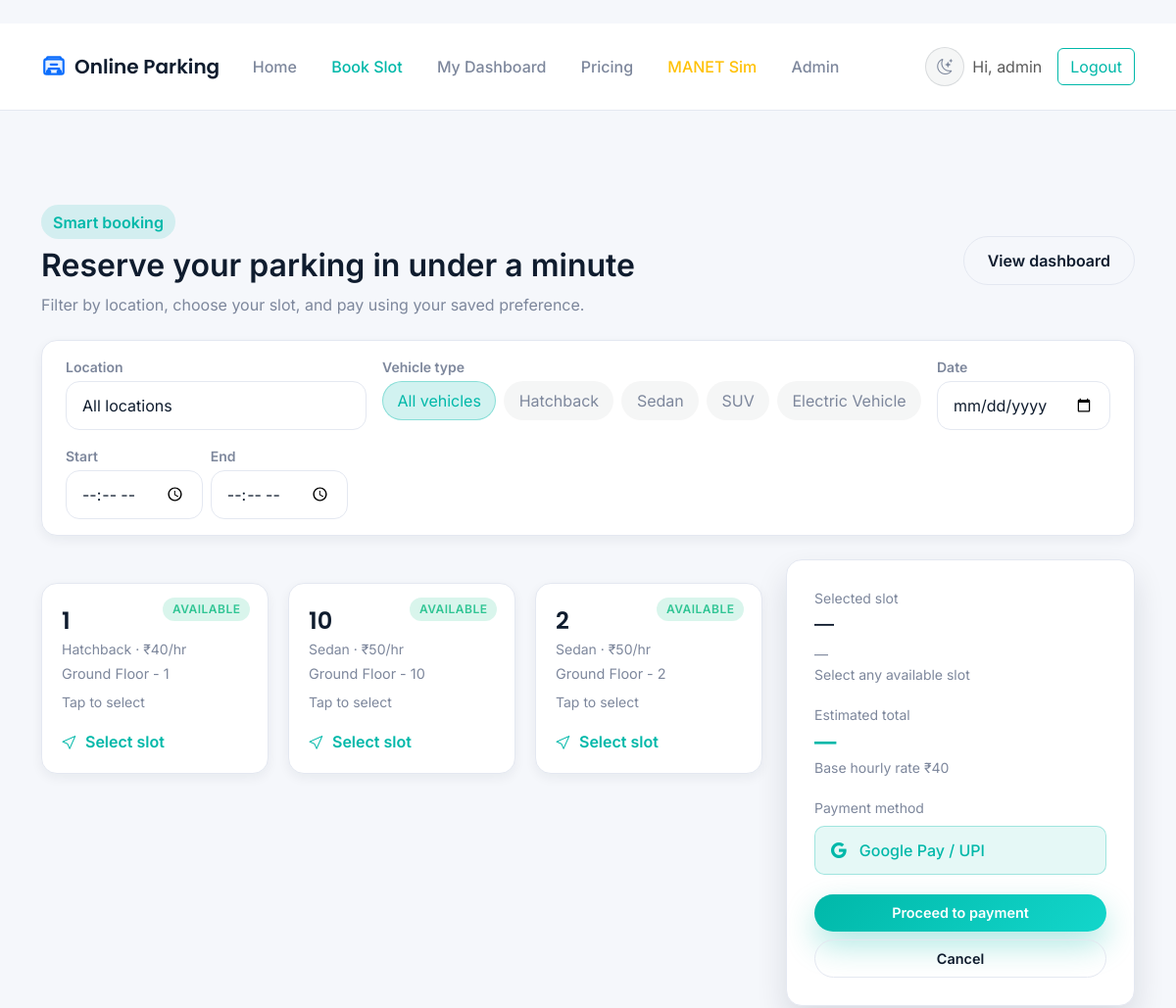
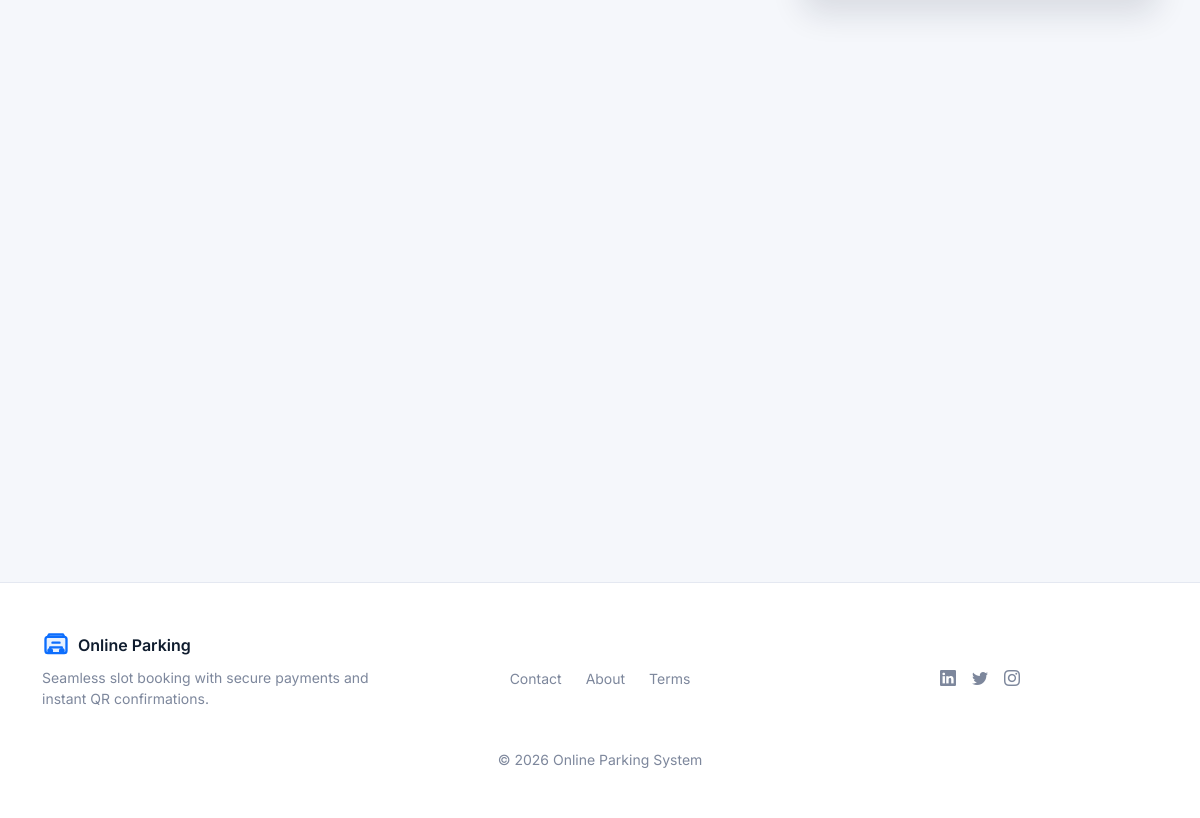
The page /bookings/book/ (signed in) on the database its author committed (2 pictures, top to bottom).
### accounts/models.py (models this page shows, shortened)
class User(AbstractUser):
    PHONE_MAX_LENGTH = 20
    PAYMENT_METHOD_GPAY = 'gpay'
    PAYMENT_CHOICES = [
        (PAYMENT_METHOD_GPAY, 'Google Pay / UPI'),
    ]
    phone = models.CharField(max_length=PHONE_MAX_LENGTH, blank=True)
    preferred_payment_method = models.CharField(
        max_length=20,
        blank=True,
        choices=PAYMENT_CHOICES,
        default=PAYMENT_METHOD_GPAY,
    )

### bookings/models.py (models this page shows, shortened)
class ParkingSlot(models.Model):
    STATUS_AVAILABLE = 'AVAILABLE'
    STATUS_BOOKED = 'BOOKED'
    STATUS_CHOICES = [
        (STATUS_AVAILABLE, 'Available'),
        (STATUS_BOOKED, 'Booked'),
    ]
    VEHICLE_HATCHBACK = 'HATCHBACK'
    VEHICLE_SEDAN = 'SEDAN'
    VEHICLE_SUV = 'SUV'
    VEHICLE_EV = 'EV'
    VEHICLE_CHOICES = [
        (VEHICLE_HATCHBACK, 'Hatchback'),
        (VEHICLE_SEDAN, 'Sedan'),
        (VEHICLE_SUV, 'SUV'),
        (VEHICLE_EV, 'Electric Vehicle'),
    ]
    slot_number = models.CharField(max_length=10, unique=True)
    location = models.CharField(max_length=100)
    vehicle_type = models.CharField(max_length=12, choices=VEHICLE_CHOICES, default=VEHICLE_SEDAN)
    status = models.CharField(max_length=10, choices=STATUS_CHOICES, default=STATUS_AVAILABLE)
    def __str__(self):
        return f"Slot {self.slot_number} - {self.location}"

class PricingTier(models.Model):
    vehicle_type = models.CharField(max_length=12, choices=ParkingSlot.VEHICLE_CHOICES, unique=True)
    hourly_rate = models.DecimalField(max_digits=7, decimal_places=2)
    description = models.CharField(max_length=120, blank=True)
    class Meta:
        ordering = ['vehicle_type']

### bookings/views.py (the view)
# urls.py: path('book/', views.book_slot, name='book_slot'),
@login_required
def book_slot(request):
    slots, tiles, locations, vehicle_choices = _slot_tile_context()
    form = BookingForm(request.POST or None)
    form.fields['slot'].queryset = ParkingSlot.objects.order_by('slot_number')
    selected_slot_id = None
    if request.method == 'POST':
        if form.is_valid():
            slot = form.cleaned_data['slot']
            date = form.cleaned_data['date']
            start_time = form.cleaned_data['start_time']
            end_time = form.cleaned_data['end_time']
            overlap_exists = Booking.objects.filter(
                slot=slot, date=date, payment_status=Booking.PAYMENT_PAID
            ).filter(start_time__lt=end_time, end_time__gt=start_time).exists()
            if overlap_exists:
                messages.error(request, 'Selected slot/time is not available.')
            else:
                hourly_rate = _get_hourly_rate(slot.vehicle_type)
                amount = _calculate_amount(start_time, end_time, hourly_rate)
                booking = Booking.objects.create(
                    user=request.user,
                    slot=slot,
                    vehicle_type=slot.vehicle_type,
                    date=date,
                    start_time=start_time,
                    end_time=end_time,
                    amount=amount,
                    payment_status=Booking.PAYMENT_PENDING,
                )
                return redirect('bookings:checkout', booking_id=booking.id)
        selected_slot_id = request.POST.get('slot')
    else:
        pass
    default_rate = vehicle_choices[0]['rate'] if vehicle_choices else _get_hourly_rate(ParkingSlot.VEHICLE_SEDAN)
    if selected_slot_id:
        selected_slot_id = str(selected_slot_id)
    selected_vehicle = 'all'
    if selected_slot_id:
        selected_slot_id = str(selected_slot_id)
        selected_slot = next((t['slot'] for t in tiles if str(t['id']) == selected_slot_id), None)
        if selected_slot:
            selected_vehicle = selected_slot.vehicle_type
    context = {
        'form': form,
        'slot_tiles': tiles,
        'locations': locations,
        'vehicle_choices': vehicle_choices,
        'selected_slot_id': selected_slot_id,
        'default_rate': default_rate,
        'preferred_payment_method': User.PAYMENT_METHOD_GPAY,
        'selected_vehicle': selected_vehicle,
    }
    return render(request, 'bookings/booking_form.html', context)

### bookings/forms.py (shortened to what this page needs)
class BookingForm(forms.ModelForm):
    date = forms.DateField(widget=forms.DateInput(attrs={'type': 'date', 'class': 'form-control'}))
    start_time = forms.TimeField(widget=forms.TimeInput(attrs={'type': 'time', 'class': 'form-control'}))
    end_time = forms.TimeField(widget=forms.TimeInput(attrs={'type': 'time', 'class': 'form-control'}))
    class Meta:
        model = Booking
        fields = ('slot', 'date', 'start_time', 'end_time')
        widgets = {
            'slot': forms.Select(attrs={'class': 'form-select'}),
        }

### bookings/views.py (called while the page is built)
def _current_availability_map():
    now = timezone.localtime()
    current_time = now.time()
    today = now.date()
    availability = {}
    for slot in ParkingSlot.objects.all().order_by('slot_number'):
        active = Booking.objects.filter(
            slot=slot,
            date=today,
            start_time__lte=current_time,
            end_time__gt=current_time,
            payment_status=Booking.PAYMENT_PAID,
        ).exists()
        availability[slot.id] = not active
    return availability

### templates/bookings/booking_form.html (shortened to what this page needs)
﻿{% extends 'base.html' %}
{% block content %}
<section class="viewport-pad">
  <div class="container">
    <div class="d-flex flex-column flex-md-row justify-content-between align-items-md-center gap-3 mb-4">
      <div>
        <span class="badge-soft">Smart booking</span>
        <h2 class="fw-semibold mt-2">Reserve your parking in under a minute</h2>
        <p class="muted mb-0">Filter by location, choose your slot, and pay using your saved preference.</p>
      </div>
      <a href="/bookings/dashboard/" class="btn btn-ghost">View dashboard</a>
    </div>
    <form method="post" id="bookingForm" data-default-rate="{{ default_rate|floatformat:"2" }}" novalidate>
      <div class="filter-bar mb-4">
        <div class="flex-grow-1">
          <label class="form-label small mb-1" for="locationFilter">Location</label>
          <select id="locationFilter" class="form-select">
            <option value="all">All locations</option>
          </select>
        </div>
        <div>
          <label class="form-label small mb-1" for="vehicleFilter">Vehicle type</label>
          <div class="d-flex flex-wrap gap-2" id="vehicleFilter" data-selected-vehicle="{{ selected_vehicle }}">
            <span class="chip{% if selected_vehicle == 'all' %} is-active{% endif %}" data-vehicle="all" role="button" tabindex="0" aria-pressed="{% if selected_vehicle == 'all' %}true{% else %}false{% endif %}">All vehicles</span>
            {% for option in vehicle_choices %}
              <span class="chip{% if option.value == selected_vehicle %} is-active{% endif %}" data-vehicle="{{ option.value }}" role="button" tabindex="0" aria-pressed="{% if option.value == selected_vehicle %}true{% else %}false{% endif %}">{{ option.label }}</span>
            {% endfor %}
          </div>
        </div>
        <div>
          <label class="form-label small mb-1" for="id_date">Date</label>
          {{ form.date }}
        </div>
        <div class="d-flex align-items-end gap-2">
          <div>
            <label class="form-label small mb-1" for="id_start_time">Start</label>
            {{ form.start_time }}
          </div>
          <div>
            <label class="form-label small mb-1" for="id_end_time">End</label>
            {{ form.end_time }}
          </div>
        </div>
      </div>
      <div class="row g-4">
        <div class="col-lg-8 order-2 order-lg-1">
          <div class="slot-grid" data-slot-grid>
            {% for tile in slot_tiles %}
              <div
                class="slot-tile{% if selected_slot_id and tile.id == selected_slot_id %} is-selected{% endif %}"
                data-slot-id="{{ tile.id }}"
                data-slot-label="{{ tile.code }}"
                data-location="{{ tile.location }}"
                data-vehicle="{{ tile.vehicle }}"
                data-vehicle-label="{{ tile.vehicle_label }}"
                data-rate="{{ tile.rate|floatformat:"2" }}"
                data-status="{% if tile.available %}available{% else %}booked{% endif %}"
                data-label="{% if tile.available %}Available{% else %}Booked{% endif %}"
                role="button"
                tabindex="0"
                aria-pressed="{% if selected_slot_id and tile.id == selected_slot_id %}true{% else %}false{% endif %}"
                aria-disabled="{% if tile.available %}false{% else %}true{% endif %}"
                aria-label="Slot {{ tile.code }} at {{ tile.location }}"
              >
                <div class="slot-code">{{ tile.code }}</div>
                <div class="muted small">{{ tile.vehicle_label }} &middot; &#8377;{{ tile.rate|floatformat:"0" }}/hr</div>
                <div class="slot-location mt-1">{{ tile.location }}</div>
                <div class="muted small mt-2">{% if tile.available %}Tap to select{% else %}Currently booked{% endif %}</div>
                {% if tile.available %}
                  <div class="slot-action"><i class="bi bi-cursor"></i> Select slot</div>
                {% endif %}
              </div>
            {% empty %}
              <div class="card">
                <p class="mb-0 muted">No parking slots are configured yet. Ask an administrator to add slots.</p>
              </div>
            {% endfor %}
          </div>
        </div>
        <div class="col-lg-4 order-1 order-lg-2">
          <div class="summary-drawer" data-summary>
            <div>
              <div class="muted small">Selected slot</div>
              <h5 class="mt-1" data-summary-slot>&mdash;</h5>
              <div class="muted small" data-summary-time>&mdash;</div>
              <div class="muted small" data-summary-vehicle>Select any available slot</div>
            </div>
            <div>
              <div class="muted small">Estimated total</div>
              <div class="summary-total" data-summary-amount>&mdash;</div>
              <div class="small text-muted">Base hourly rate &#8377;<span data-summary-base>{{ default_rate|floatformat:"0" }}</span></div>
            </div>
            <div>
              <div class="muted small mb-2">Payment method</div>
              <div class="payment-method-badge">
                <i class="bi bi-google"></i> Google Pay / UPI
              </div>
            </div>
            <div class="d-grid gap-2 mt-auto">
              <button type="submit" class="btn btn-primary btn-pill">Proceed to payment</button>
              <button type="button" class="btn btn-ghost btn-pill" onclick="window.history.back()">Cancel</button>
            </div>
          </div>
        </div>
      </div>
    </form>
  </div>
</section>
{% endblock %}

### templates/base.html (shortened to what this page needs)
<!doctype html>
<html lang="en">
  <head>
    <link href="https://cdn.jsdelivr.net/npm/bootstrap@5.3.3/dist/css/bootstrap.min.css" rel="stylesheet">
    <link href="/static/styles.css" rel="stylesheet">
    <link rel="stylesheet" href="https://cdn.jsdelivr.net/npm/bootstrap-icons@1.11.3/font/bootstrap-icons.css">
  </head>
  <body>
    <nav class="navbar navbar-expand-lg navbar-light">
      <div class="container">
        <a class="navbar-brand d-flex align-items-center gap-2" href="/">
          <img src="/static/logo.svg" alt="Logo" width="26" height="26">
          <span>Online Parking</span>
        </a>
        <div class="collapse navbar-collapse" id="navbars">
          <ul class="navbar-nav me-auto mb-2 mb-lg-0">
            <li class="nav-item"><a class="nav-link" href="/">Home</a></li>
            <li class="nav-item"><a class="nav-link" href="/bookings/book/">Book Slot</a></li>
            <li class="nav-item"><a class="nav-link" href="/bookings/dashboard/">My Dashboard</a></li>
            <li class="nav-item"><a class="nav-link" href="/#how-it-works">Pricing</a></li>
            <li class="nav-item"><a class="nav-link text-warning" href="/manet/">MANET Sim</a></li>
            {% if user.is_staff %}
              <li class="nav-item"><a class="nav-link" href="/bookings/admin/dashboard/">Admin</a></li>
            {% endif %}
          </ul>
          <ul class="navbar-nav align-items-center gap-2">
            <li class="nav-item">
              <button class="btn-theme-toggle" id="themeToggle" type="button" aria-label="Toggle theme"></button>
            </li>
            {% if user.is_authenticated %}
              <li class="nav-item"><span class="navbar-text me-2">Hi, {{ user.username }}</span></li>
              <li class="nav-item"><a class="btn btn-outline-primary" href="/accounts/logout/">Logout</a></li>
            {% else %}
              <li class="nav-item"><a class="btn btn-outline-primary me-2" href="/accounts/login/">Login</a></li>
              <li class="nav-item"><a class="btn btn-primary" href="/accounts/signup/">Register</a></li>
            {% endif %}
          </ul>
        </div>
      </div>
    </nav>
    <main class="main-content">
      {% block content %}{% endblock %}
    </main>
    <footer class="footer py-5">
      <div class="container">
        <div class="row align-items-center gy-3">
          <div class="col-md-4 text-md-start text-center">
            <div class="d-flex align-items-center justify-content-md-start justify-content-center gap-2">
              <img src="/static/logo.svg" alt="Logo" width="28" height="28">
              <span class="fw-semibold">Online Parking</span>
            </div>
            <p class="small text-muted mt-2">Seamless slot booking with secure payments and instant QR confirmations.</p>
          </div>
          <div class="col-md-4">
            <div class="d-flex justify-content-center gap-4 small text-muted">
              <a href="#">Contact</a>
              <a href="#">About</a>
              <a href="#">Terms</a>
            </div>
          </div>
          <div class="col-md-4">
            <div class="social-icons">
              <a href="#" aria-label="LinkedIn"><i class="bi bi-linkedin"></i></a>
              <a href="#" aria-label="Twitter"><i class="bi bi-twitter"></i></a>
              <a href="#" aria-label="Instagram"><i class="bi bi-instagram"></i></a>
            </div>
          </div>
        </div>
        <div class="text-center small text-muted mt-4">&copy; {% now "Y" %} Online Parking System</div>
      </div>
    </footer>
  </body>
</html>

### rows shown on the page
User: username "admin"
ParkingSlot: code "1", vehicle_label "Hatchback", rate "40", location "Ground Floor - 1"
ParkingSlot: code "10", vehicle_label "Sedan", rate "50", location "Ground Floor - 10"
ParkingSlot: code "2", vehicle_label "Sedan", rate "50", location "Ground Floor - 2"
PricingTier: hourly_rate "40"

### other values the page prints
{{ option.label }} "Hatchback" "Sedan" "SUV" "Electric Vehicle"
